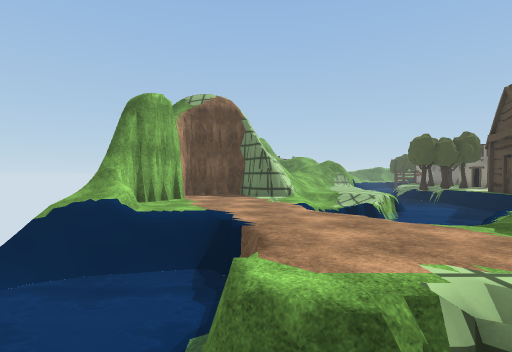
View 1 (above)

24 first-person views from a walk through a Unity game level. The camera is 1.3 m above the floor, looks level and sees 80° across. The floor is counted in squares, 2 m on a side. Each view is taken from the middle of a square. On the plan, view 1 faces up. The plan holds only what a view shows up to about 10 squares ahead; the rest is blank. The place goes on beyond the plan. Some animated figures are left out. Some surface patterns are stand-ins.

View 2
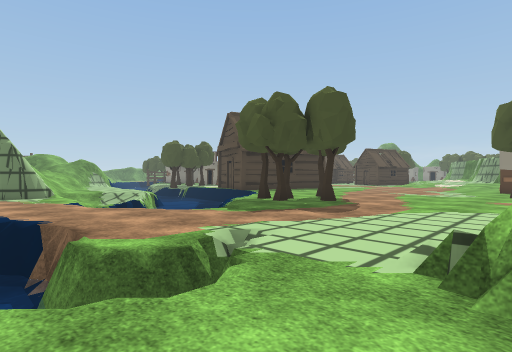

View 3
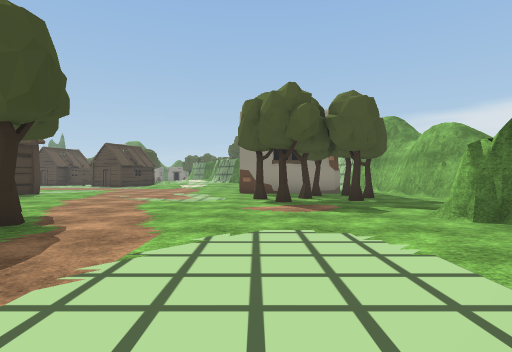

View 4
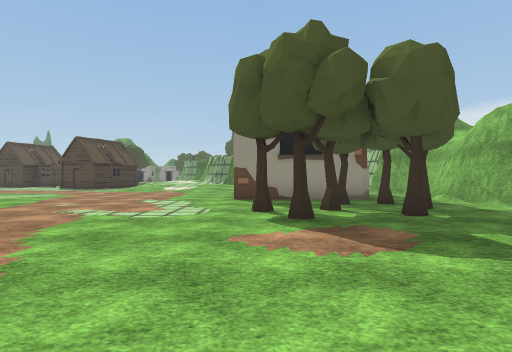

View 5
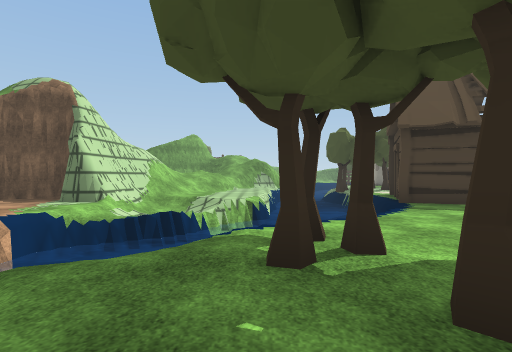

View 6
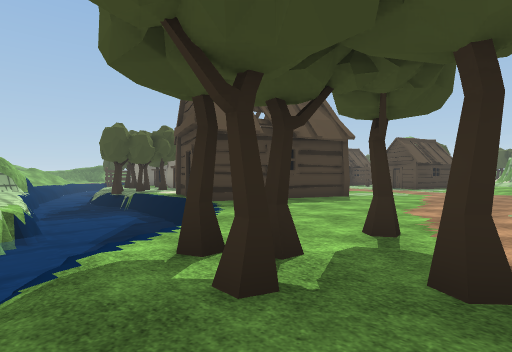

View 7
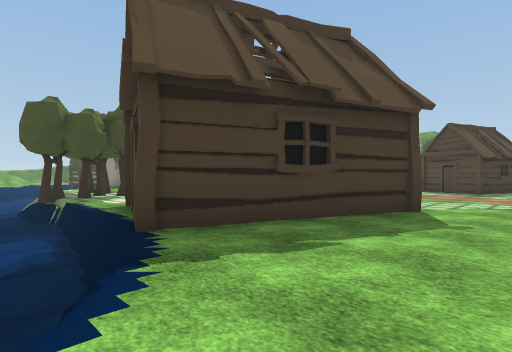

View 8
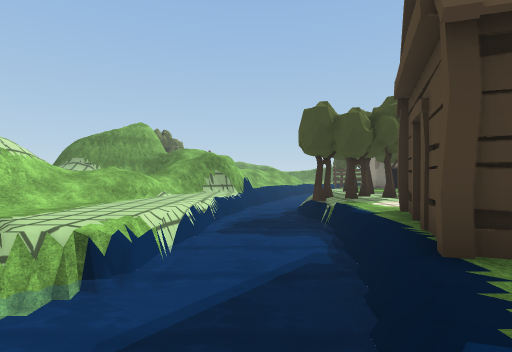

View 9
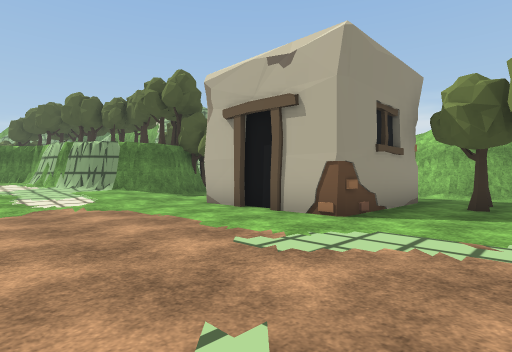

View 10
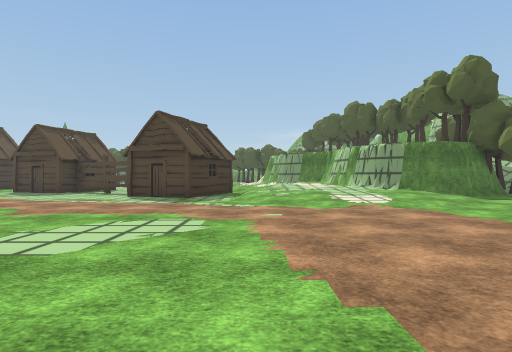

View 11
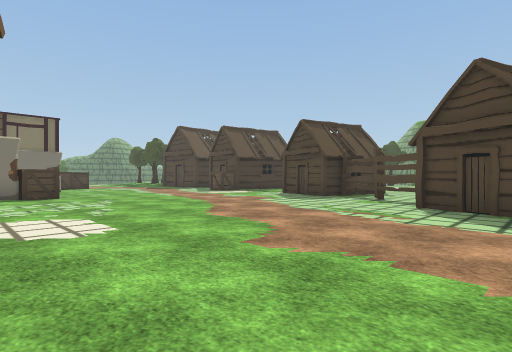

View 12
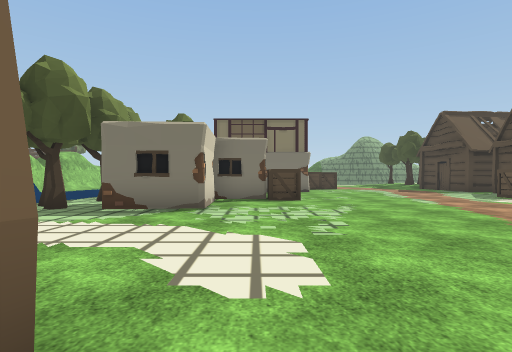

View 13
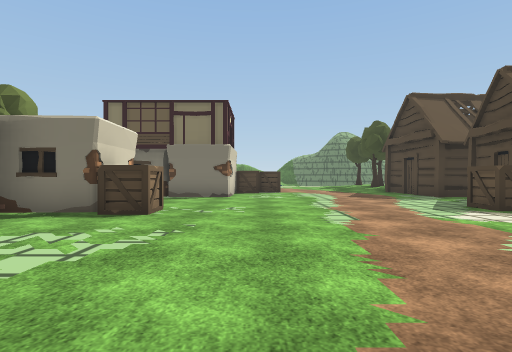

View 14
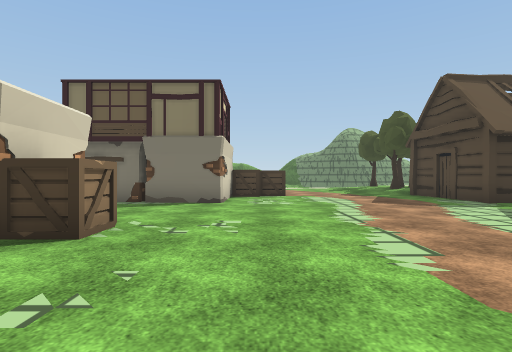

View 15
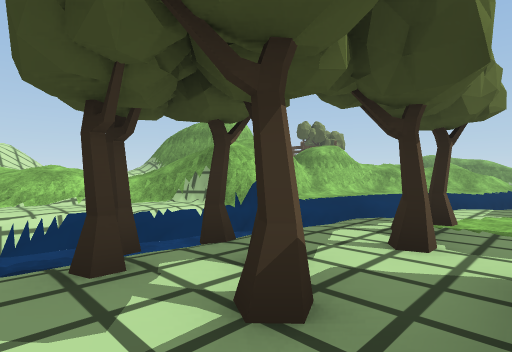

View 16
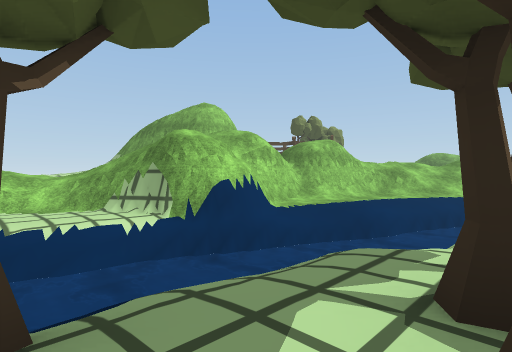

View 17
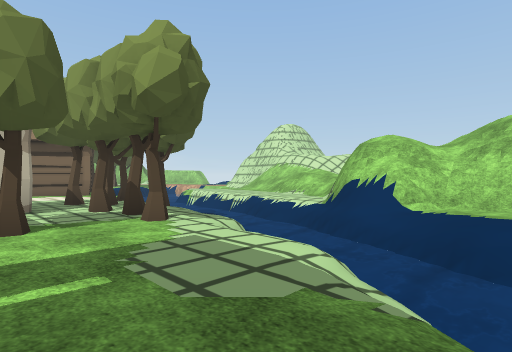

View 18
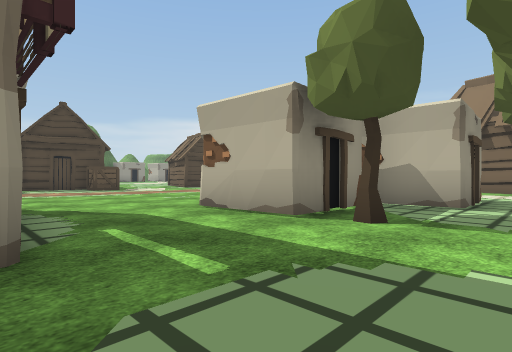

View 19
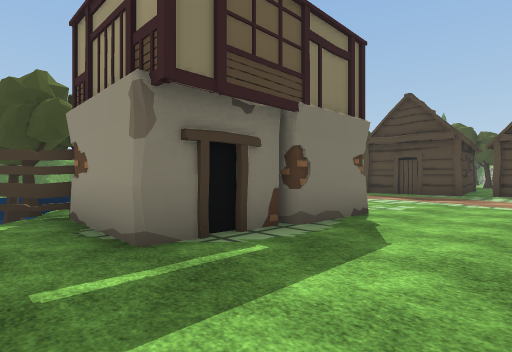

View 20
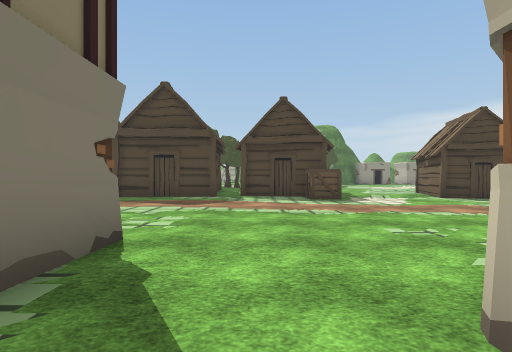

View 21
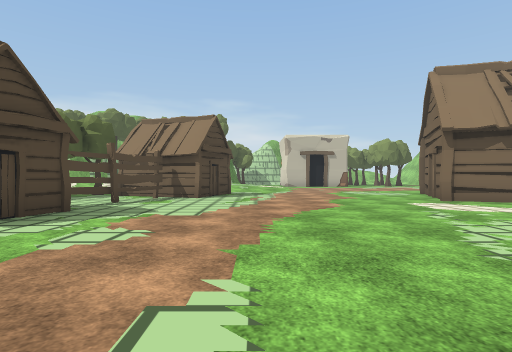

View 22
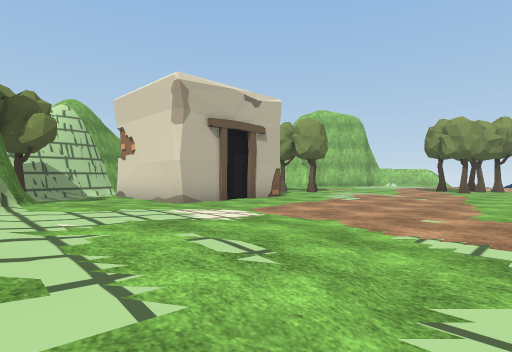

View 23
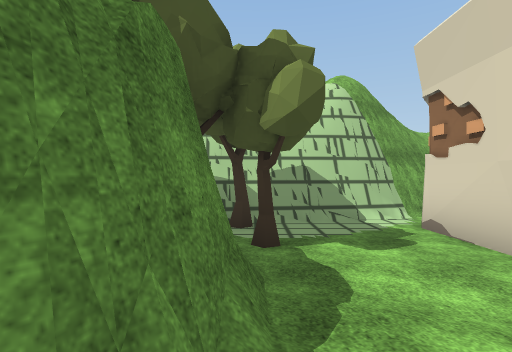

View 24
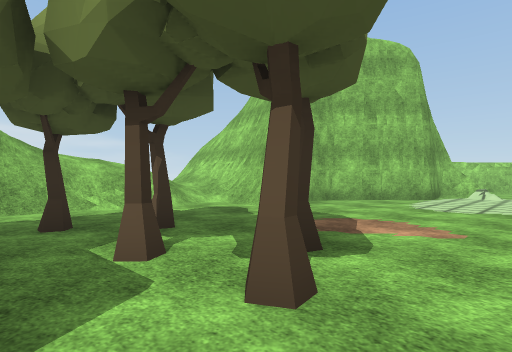

### Floor plan
Key: @ floor where view 1 was taken; # wall or solid block; . main floor; - floor 0.25 m lower than the main floor; : floor 0.5 m higher than the main floor; + floor 0.75 m higher than the main floor; / step, stairs or slope; = window, fence, low wall or low ledge; ~ water the walk can cross; ≈ water the walk keeps out of; T tree; H hut; C crate; F fence.
Columns run from 3 left of view 1 to 24 right of it. Each row starts with its distance up from view 1.
 25         =#./≈  -F   #CC....H
 24         #///≈≈≈..#  #......H
 23        /#//≈≈≈/..####......H
 22        //#/≈≈≈..............
 21         /#.≈≈/.............H
 20        /##≈≈≈/T.T##........H
 19       //=.≈≈≈.T..##C......CH
 18       //..≈≈/.T..#.C.......
 17      ///.≈≈≈TT.###......../
 16     ////.≈≈≈TTT###.........
 15     ///..≈≈≈≈.............HH
 14     =/...≈≈≈≈.............H
 13     #/../≈≈≈...............H
 12    ##//./≈≈≈.##...........F.
 11  ####///≈≈≈≈. ####.......F..
 10  ..##/ ≈≈≈≈≈## ##.......HF..
  9 #....//≈≈≈≈≈.####........HH.
  8 #..../≈≈≈≈≈.....#......HH  T
  7 #.../≈≈≈≈≈...............
  6 /.../≈ ≈/.............///
  5 ///..≈ /.T...........////
  4 //~/.//.T.T........../::::+
  3 ~~~≈.....T.........../:::##
  2  /~//................/::##
  1   /==................///#
  0   /@..........T..####.//#
 -1   /.#........T...#  #../T
 -2     ###.......TT.#  #..T
 -3       ##..#..TTT.#  #..T
 -4        ####.......  .####
 -5          ##//..... ####
 -6          #////#######
 -7          #/ /////

Where each view was taken, in squares from view 1:
view 1: 0 up, 0 right, facing up
view 2: 1 down, 1 left, facing up-right
view 3: 0 up, 2 right, facing right
view 4: 0 up, 5 right, facing right
view 5: 2 up, 5 right, facing up
view 6: 3 up, 4 right, facing up-right
view 7: 6 up, 7 right, facing up-right
view 8: 7 up, 7 right, facing up
view 9: 5 up, 11 right, facing down-right
view 10: 6 up, 11 right, facing right
view 11: 8 up, 14 right, facing up-right
view 12: 10 up, 15 right, facing up
view 13: 13 up, 18 right, facing up
view 14: 15 up, 18 right, facing up
view 15: 15 up, 12 right, facing up-left
view 16: 17 up, 11 right, facing up-left
view 17: 24 up, 13 right, facing down-left
view 18: 23 up, 11 right, facing down-right
view 19: 20 up, 12 right, facing up-right
view 20: 21 up, 14 right, facing right
view 21: 19 up, 19 right, facing down
view 22: 7 up, 21 right, facing down-left
view 23: 2 up, 20 right, facing down
view 24: 1 up, 12 right, facing down-left
